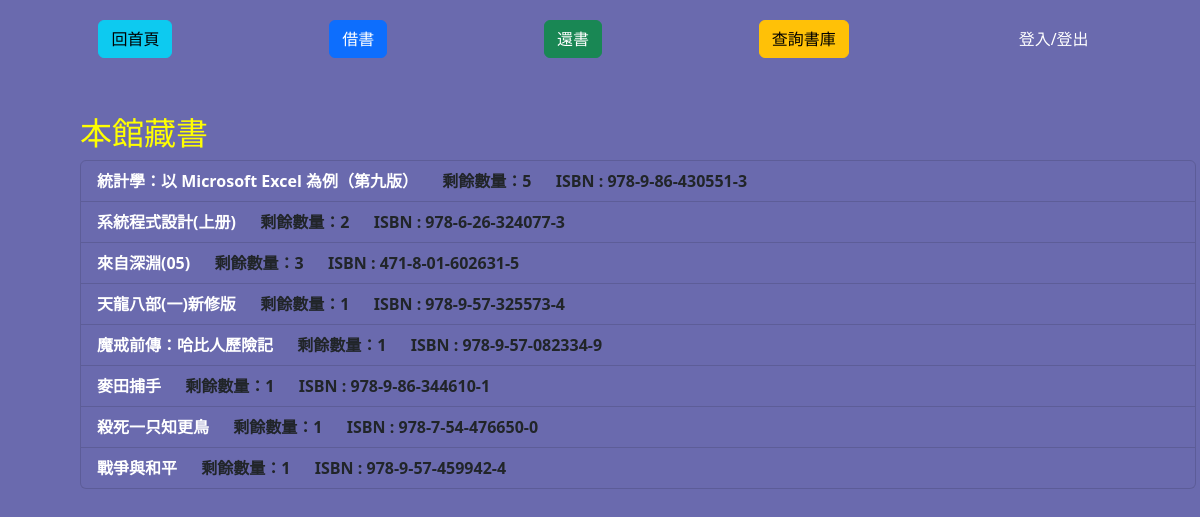
The page /books/ on the database its author committed.
### books/models.py (models this page shows, shortened)
class Book(models.Model):
  BOOK_TYPE = [     # 使用 list 來做列舉
    ("0", "總類"),  # 第一欄為真實儲存的資料，第二欄為呈現的字
    ("1", "哲學"),
    ("2", "宗教"),
    ("3", "科學"),
    ("4", "應用科學"),
    ("5", "社會科學"),
    ("6", "兩岸史地"),
    ("7", "世界史地"),
    ("8", "語言文學"),
    ("9", "藝術"),
  ]
  bookname = models.CharField(max_length=255)
  ISBN = models.CharField(default = "000-0-00-000000-0", max_length = 20)
  author = models.CharField(default = "No Name", max_length = 50)
  type = models.CharField(max_length=1, choices=BOOK_TYPE, default = "0")
  lastQuantity = models.IntegerField(default = 1)
  maxQuantity = models.IntegerField(default = 1)
  rate = models.FloatField(default = 0.0)
  photo = models.ImageField(upload_to='book_photos/', null=True, blank=True)

### books/views.py (the view)
# urls.py: path('books/', views.books, name='books'),
def books(request):
  mybooks = Book.objects.all().values()
  template = loader.get_template('all_books.html')
  context = {
    'mybooks': mybooks,
  }
  return HttpResponse(template.render(context, request))

### books/templates/all_books.html (shortened to what this page needs)
{% extends "master.html" %}
{% load static %}
{% block content %}
  <div class='container m-5'>
    <h2  style="color: yellow;" >本館藏書</h2>
        <ul class="list-group" style="font-weight:bold;">
          {% for x in mybooks %}
            <li class="list-group-item  bg-transparent"><a href="book_details/{{ x.id }}" style="color: white;">{{ x.bookname }}</a>  &emsp; 剩餘數量：{{ x.lastQuantity }} &emsp; ISBN : {{ x.ISBN }}</li>
          {% endfor %}
        </ul>
  </div>
{% endblock %}

### static/css/mainpage.css (style rules this page uses)
body { padding: 20px; }

### books/templates/master.html (style rules this page uses)
body { background-color: rgb(106, 106, 174); }

### books/templates/all_books.html (style rules this page uses)
.list-group a { text-decoration: none; }

### rows shown on the page
Book: bookname "統計學：以 Microsoft Excel 為例（第九版）", lastQuantity "5", ISBN "978-9-86-430551-3"
Book: bookname "系統程式設計(上册)", lastQuantity "2", ISBN "978-6-26-324077-3"
Book: bookname "來自深淵(05)", lastQuantity "3", ISBN "471-8-01-602631-5"
Book: bookname "天龍八部(一)新修版", lastQuantity "1", ISBN "978-9-57-325573-4"
Book: bookname "魔戒前傳：哈比人歷險記", lastQuantity "1", ISBN "978-9-57-082334-9"
Book: bookname "麥田捕手", lastQuantity "1", ISBN "978-9-86-344610-1"
Book: bookname "殺死一只知更鳥", lastQuantity "1", ISBN "978-7-54-476650-0"
Book: bookname "戰爭與和平", lastQuantity "1", ISBN "978-9-57-459942-4"
